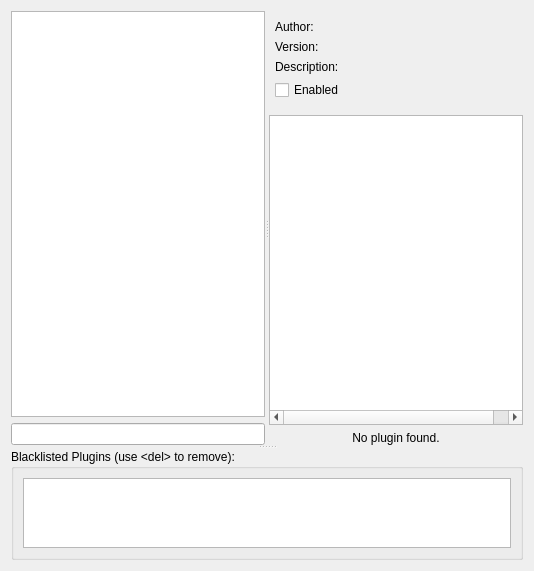
     <widget class="QWidget" name="extensionsTab">
      <attribute name="title">
       <string>Extensions</string>
      </attribute>
      <layout class="QVBoxLayout" name="verticalLayout_9">
       <item>
        <widget class="QSplitter" name="splitter">
         <property name="orientation">
          <enum>Qt::Vertical</enum>
         </property>
         <widget class="QWidget" name="widget" native="true">
          <property name="sizePolicy">
           <sizepolicy hsizetype="Preferred" vsizetype="Preferred">
            <horstretch>0</horstretch>
            <verstretch>4</verstretch>
           </sizepolicy>
          </property>
          <layout class="QHBoxLayout" name="horizontalLayout_6">
           <property name="leftMargin">
            <number>0</number>
           </property>
           <property name="topMargin">
            <number>0</number>
           </property>
           <property name="rightMargin">
            <number>0</number>
           </property>
           <property name="bottomMargin">
            <number>0</number>
           </property>
           <item>
            <widget class="QSplitter" name="splitter_2">
             <property name="sizePolicy">
              <sizepolicy hsizetype="Expanding" vsizetype="Preferred">
               <horstretch>0</horstretch>
               <verstretch>0</verstretch>
              </sizepolicy>
             </property>
             <property name="orientation">
              <enum>Qt::Horizontal</enum>
             </property>
             <widget class="QWidget" name="widget1" native="true">
              <layout class="QVBoxLayout" name="verticalLayout_15">
               <property name="leftMargin">
                <number>0</number>
               </property>
               <property name="topMargin">
                <number>0</number>
               </property>
               <property name="rightMargin">
                <number>0</number>
               </property>
               <property name="bottomMargin">
                <number>0</number>
               </property>
               <item>
                <widget class="QListWidget" name="extensionsList"/>
               </item>
               <item>
                <layout class="QHBoxLayout" name="horizontalLayout_4">
                 <item>
                  <widget class="QLineEdit" name="pluginFilterEdit">
                   <property name="placeholderText">
                    <string/>
                   </property>
                  </widget>
                 </item>
                </layout>
               </item>
              </layout>
             </widget>
             <widget class="QWidget" name="pluginWidget" native="true">
              <layout class="QVBoxLayout" name="verticalLayout_7" stretch="0,1,0">
               <property name="leftMargin">
                <number>0</number>
               </property>
               <property name="topMargin">
                <number>0</number>
               </property>
               <property name="rightMargin">
                <number>0</number>
               </property>
               <property name="bottomMargin">
                <number>0</number>
               </property>
               <item>
                <widget class="QWidget" name="pluginDescription" native="true">
                 <layout class="QFormLayout" name="pluginDescriptionLayout">
                  <property name="labelAlignment">
                   <set>Qt::AlignLeading|Qt::AlignLeft|Qt::AlignTop</set>
                  </property>
                  <property name="leftMargin">
                   <number>6</number>
                  </property>
                  <item row="0" column="0">
                   <widget class="QLabel" name="label_13">
                    <property name="text">
                     <string>Author:</string>
                    </property>
                    <property name="alignment">
                     <set>Qt::AlignLeading|Qt::AlignLeft|Qt::AlignTop</set>
                    </property>
                   </widget>
                  </item>
                  <item row="0" column="1">
                   <widget class="QLabel" name="authorLabel">
                    <property name="text">
                     <string/>
                    </property>
                    <property name="alignment">
                     <set>Qt::AlignLeading|Qt::AlignLeft|Qt::AlignTop</set>
                    </property>
                   </widget>
                  </item>
                  <item row="1" column="0">
                   <widget class="QLabel" name="label_15">
                    <property name="text">
                     <string>Version:</string>
                    </property>
                    <property name="alignment">
                     <set>Qt::AlignLeading|Qt::AlignLeft|Qt::AlignTop</set>
                    </property>
                   </widget>
                  </item>
                  <item row="1" column="1">
                   <widget class="QLabel" name="versionLabel">
                    <property name="text">
                     <string/>
                    </property>
                    <property name="alignment">
                     <set>Qt::AlignLeading|Qt::AlignLeft|Qt::AlignTop</set>
                    </property>
                   </widget>
                  </item>
                  <item row="2" column="0">
                   <widget class="QLabel" name="label_14">
                    <property name="text">
                     <string>Description:</string>
                    </property>
                    <property name="alignment">
                     <set>Qt::AlignLeading|Qt::AlignLeft|Qt::AlignTop</set>
                    </property>
                   </widget>
                  </item>
                  <item row="2" column="1">
                   <widget class="QLabel" name="descriptionLabel">
                    <property name="text">
                     <string/>
                    </property>
                    <property name="alignment">
                     <set>Qt::AlignLeading|Qt::AlignLeft|Qt::AlignTop</set>
                    </property>
                    <property name="wordWrap">
                     <bool>true</bool>
                    </property>
                   </widget>
                  </item>
                  <item row="3" column="0">
                   <widget class="QCheckBox" name="enabledCheckbox">
                    <property name="text">
                     <string>Enabled</string>
                    </property>
                   </widget>
                  </item>
                 </layout>
                </widget>
               </item>
               <item>
                <widget class="QTreeWidget" name="pluginSettingsList">
                 <property name="indentation">
                  <number>0</number>
                 </property>
                 <property name="rootIsDecorated">
                  <bool>false</bool>
                 </property>
                 <property name="itemsExpandable">
                  <bool>false</bool>
                 </property>
                 <property name="expandsOnDoubleClick">
                  <bool>false</bool>
                 </property>
                 <attribute name="headerVisible">
                  <bool>false</bool>
                 </attribute>
                 <attribute name="headerDefaultSectionSize">
                  <number>170</number>
                 </attribute>
                 <column>
                  <property name="text">
                   <string>Key</string>
                  </property>
                 </column>
                 <column>
                  <property name="text">
                   <string>Value</string>
                  </property>
                 </column>
                </widget>
               </item>
               <item>
                <widget class="QLabel" name="noPluginLabel">
                 <property name="text">
                  <string>No plugin found.</string>
                 </property>
                 <property name="alignment">
                  <set>Qt::AlignCenter</set>
                 </property>
                </widget>
               </item>
              </layout>
             </widget>
            </widget>
           </item>
          </layout>
         </widget>
         <widget class="QGroupBox" name="verticalGroupBox">
          <property name="sizePolicy">
           <sizepolicy hsizetype="Preferred" vsizetype="Preferred">
            <horstretch>0</horstretch>
            <verstretch>1</verstretch>
           </sizepolicy>
          </property>
          <property name="title">
           <string>Blacklisted Plugins (use &lt;del&gt; to remove):</string>
          </property>
          <layout class="QVBoxLayout" name="verticalLayout_16">
           <item>
            <widget class="QListWidget" name="pluginBlacklist"/>
           </item>
          </layout>
         </widget>
        </widget>
       </item>
      </layout>
     </widget>
